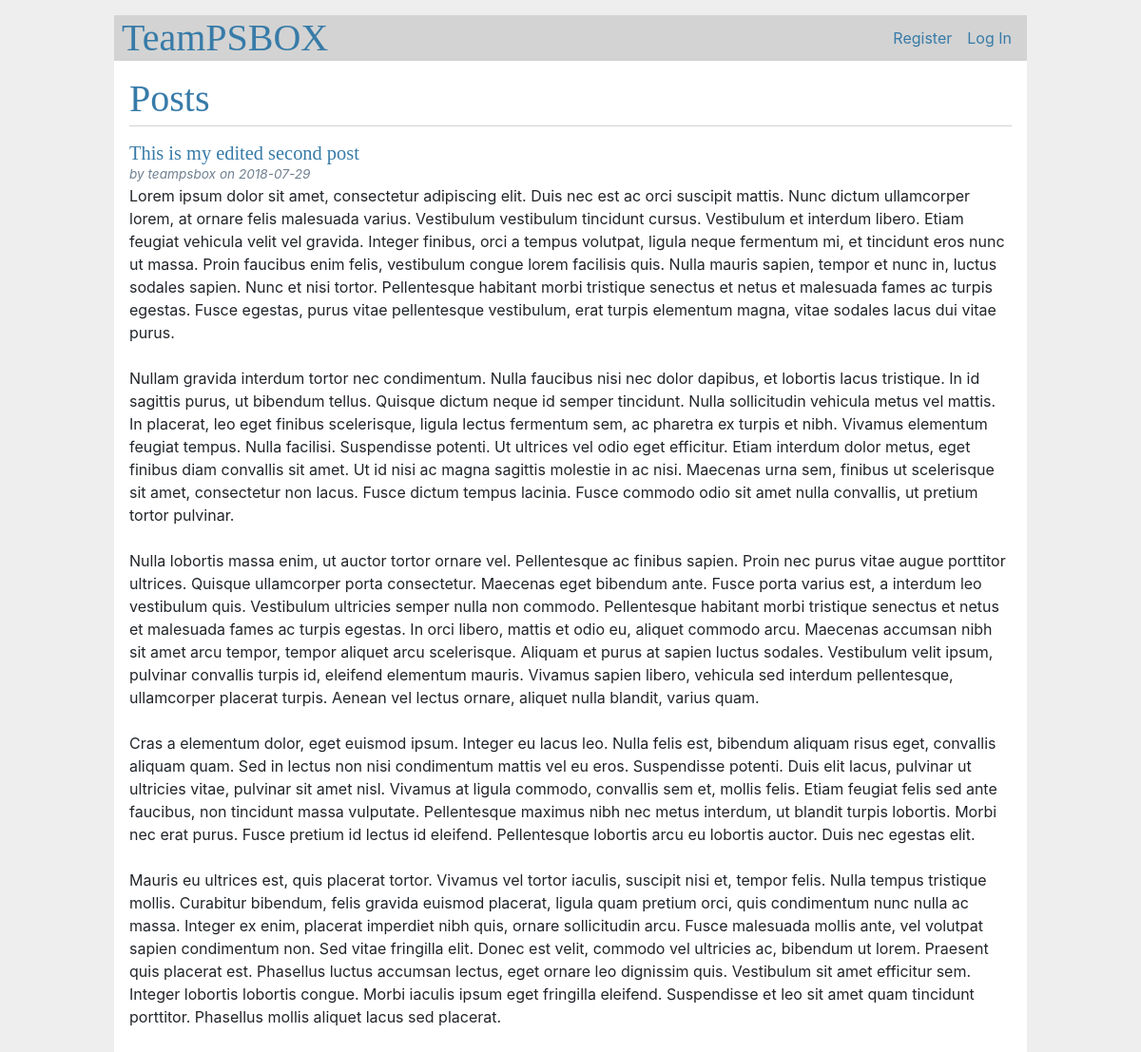
The page / on the database its author committed.
### tables this page shows
CREATE TABLE post(
    id INTEGER PRIMARY KEY AUTOINCREMENT,
    author_id INTEGER NOT NULL,
    created TIMESTAMP NOT NULL DEFAULT CURRENT_TIMESTAMP,
    title TEXT NOT NULL,
    body TEXT NOT NULL,
    FOREIGN KEY (author_id) REFERENCES user (id)
);

CREATE TABLE user(
    id INTEGER PRIMARY KEY AUTOINCREMENT,
    username TEXT UNIQUE NOT NULL,
    password TEXT NOT NULL
);

### flasksite/blog.py (the view)
@bp.route('/')
def index():
    db = get_db()
    posts = db.execute(
        'SELECT p.id, title, body, created, author_id, username'
        ' FROM post p JOIN user u ON p.author_id = u.id'
        ' ORDER BY created DESC'
    ).fetchall()
    return render_template('blog/index.html', posts=posts)

### flasksite/auth.py (called while the page is built)
@bp.before_app_request
def load_logged_in_user():
    user_id = session.get('user_id')
    if user_id is None:
        g.user = None
    else:
        g.user = get_db().execute(
            'SELECT * FROM user WHERE id = ?', (user_id,)
        ).fetchone()

### flasksite/db.py (called while the page is built)
def get_db():
    if 'db' not in g:
        g.db = sqlite3.connect(
            current_app.config['DATABASE'],
            detect_types=sqlite3.PARSE_DECLTYPES
        )
        g.db.row_factory = sqlite3.Row
    return g.db

### flasksite/templates/blog/index.html (shortened to what this page needs)
{% extends 'base.html' %}
{% block header %}
  <h1>{% block title %}Posts{% endblock %}</h1>
{% endblock %}
{% block content %}
  {% for post in posts %}
    <article class="post">
      <header>
        <div>
          <h1>{{ post['title'] }}</h1>
          <div class="about">by {{ post['username'] }} on {{ post['created'].strftime('%Y-%m-%d') }}</div>
        </div>
      </header>
      <p class="body">{{ post['body'] }}</p>
    </article>
  {% endfor %}
{% endblock %}

### flasksite/templates/base.html (shortened to what this page needs)
<!DOCTYPE html>
<html lang="en">
<head>
    <link rel="stylesheet" href="https://maxcdn.bootstrapcdn.com/bootstrap/4.0.0/css/bootstrap.min.css">
    <link rel="stylesheet" href="{{ url_for('static', filename='css/style.css') }}">
</head>
<body>
        <nav>
                <h1>TeamPSBOX</h1>
                <ul>
                  {% if g.user %}
                    <li><span>{{ g.user['username'] }}</span>
                    <li><a href="{{ url_for('auth.logout') }}">Log Out</a>
                  {% else %}
                    <li><a href="{{ url_for('auth.register') }}">Register</a>
                    <li><a href="{{ url_for('auth.login') }}">Log In</a>
                  {% endif %}
                </ul>
        </nav>
        <section class="content">
                <header>
                  {% block header %}{% endblock %}
                </header>
                {% block content %}{% endblock %}
        </section>
</body>
</html>

### flasksite/static/css/style.css (style rules this page uses)
html { font-family: sans-serif; background: #eee; padding: 1rem; }
body { max-width: 960px; margin: 0 auto; background: white; }
h1 { font-family: serif; color: #377ba8; margin: 1rem 0; }
a { color: #377ba8; }
nav { background: lightgray; display: flex; align-items: center; padding: 0 0.5rem; }
nav h1 { flex: auto; margin: 0; }
nav ul { display: flex; list-style: none; margin: 0; padding: 0; }
nav ul li a, nav ul li span, header .action { display: block; padding: 0.5rem; }
.content { padding: 0 1rem 1rem; }
.content > header { border-bottom: 1px solid lightgray; display: flex; align-items: flex-end; }
.content > header h1 { flex: auto; margin: 1rem 0 0.25rem 0; }
.post > header { display: flex; align-items: flex-end; font-size: 0.85em; }
.post > header > div:first-of-type { flex: auto; }
.post > header h1 { font-size: 1.5em; margin-bottom: 0; }
.post .about { color: slategray; font-style: italic; }
.post .body { white-space: pre-line; }

### rows shown on the page
post: title "This is my edited second post", username "teampsbox", created "2018-07-29", body "Lorem ipsum dolor sit amet, consectetur adipiscing elit. Duis nec est ac orci suscipit mattis. Nunc dictum ullamcorper lorem, at ornare felis malesuada varius. Vestibulum vestibulum tincidunt cursus. Vestibulum et interdum libero. Etiam feugiat vehicula velit vel gravida. Integer finibus, orci a tempus volutpat, ligula neque fermentum mi, et tincidunt eros nunc ut massa. Proin faucibus enim felis, vestibulum congue lorem facilisis quis. Nulla mauris sapien, tempor et nunc in, luctus sodales sapien. Nunc et nisi tortor. Pellentesque habitant morbi tristique senectus et netus et malesuada fames ac turpis egestas. Fusce egestas, purus vitae pellentesque vestibulum, erat turpis elementum magna,…"
